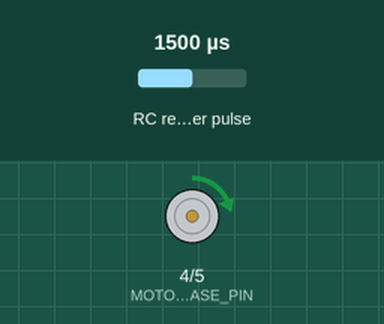
Simulated run of this sketch. Board: Arduino Nano, built with avr-gcc and run on an emulated ATmega328P. On the bench: direction and speed pins drawn as motors (green arrow = direction pin HIGH = forward, orange = LOW = backward, longer = more drive). Wiring (inferred from the names in the program): RC receiver channel: data pin 2. The test bench sets the inputs (shaded band); at power-on: RC receiver pulse 1500 µs.

Above: at 1.2 s.
1.3 s: RC receiver pulse (sensor on pin 2) set to 1750 µs
At 3.8 s:
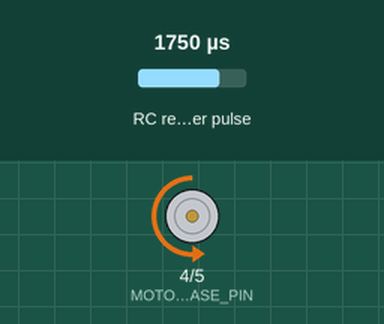
4.3 s: RC receiver pulse (sensor on pin 2) set to 1250 µs
7.3 s: RC receiver pulse (sensor on pin 2) set to 1020 µs
At 8.9 s:
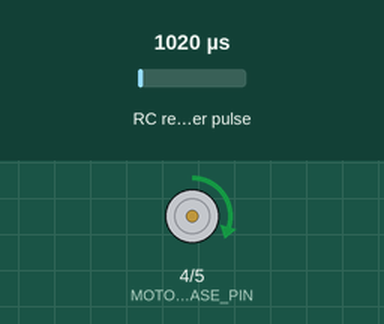
10.3 s: RC receiver pulse (sensor on pin 2) set to 1980 µs
At 10.8 s:
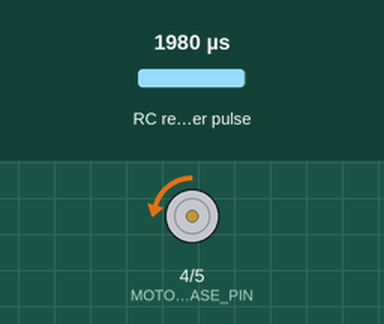
11.8 s: RC receiver pulse (sensor on pin 2) set to 1918 µs
At 13.0 s:
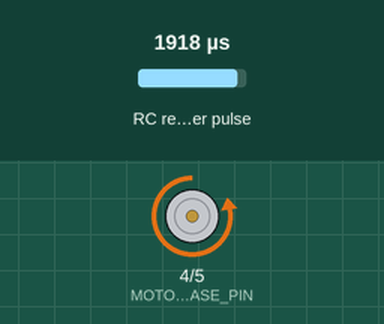
14.8 s: RC receiver pulse (sensor on pin 2) set to 1500 µs
Timing chart, 0 to 20.0 s (numbered marks = the images above; inputs shaded):
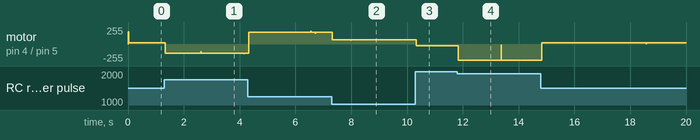

The sketch:

Trike.ino
```cpp
//Code for Remote Control Trike
//Using DRV8835 Motor Controller with Arduino Nano 328P
//Using Phase/Enable Mode
//Enable Pin is


//DRV8835 Device Info, https://www.pololu.com/product/2135/pictures
//Arduino Nano Pins http://christianto.tjahyadi.com/wp-content/uploads/2014/11/nano.jpg
//Arduino interrupt driven PWM reading from http://www.camelsoftware.com/2015/12/25/reading-pwm-signals-from-an-rc-receiver-with-arduino/

//This works while Nano is connected to a computer.
//Once on Battery power, turning the servo causes the motor to stop.
//It only stops if the servo is connected.
//Check the output voltage of the 7805 when the servo turns.
//The onboard LED flashes when the servo is moved, making me think that the board is not getting enough power.


#define THROTTLE_PIN 2
#define MOTORPHASE_PIN 4
#define MOTORPWM_PIN 5
#define DEADSPOT 10

volatile unsigned long timer_start;
volatile int last_interrupt_time;
volatile int pulse_time;
const int throttle_max = 1928;
const int throttle_min = 1128;
const int signed throttle_rest = 1526 ;

void my_PWM_read(){
  last_interrupt_time = micros();
  if(digitalRead(THROTTLE_PIN) == HIGH){
    timer_start = micros();
  }else{
    if(timer_start != 0){
      pulse_time = ((volatile int)micros() - timer_start);
      timer_start = 0;
    }
  }

}


void setup(){
  pinMode(THROTTLE_PIN, INPUT);
  pinMode(MOTORPHASE_PIN, OUTPUT);
  pinMode(MOTORPWM_PIN, OUTPUT);
  //Interrupt 0 is on Pin 2
  //Interrupt 1 is on Pin 3
  attachInterrupt(0, my_PWM_read, CHANGE);
  Serial.begin(9600);
//  for (int count=0 ; count<8 ; count++){
//    throttle_rest += pulseIn(THROTTLE_PIN, HIGH);
//  }
//  throttle_rest = throttle_rest/8;
}


void loop(){
  int signed throttle = map(pulse_time, throttle_min, throttle_max, -250, 250);

  //create deadspot threshold
  if(abs(throttle)>DEADSPOT){
    //Move forward or backward
    pinMode(MOTORPHASE_PIN, OUTPUT);
    if(throttle>0){
      //Forwards
      digitalWrite(MOTORPHASE_PIN, LOW);
    }else{
      //Backwards
      digitalWrite(MOTORPHASE_PIN, HIGH);
    }
    analogWrite(MOTORPWM_PIN, abs(throttle));
  }else{
    //Brake
    pinMode(MOTORPHASE_PIN, INPUT);
    analogWrite(MOTORPWM_PIN, 0);
  }
  //  throttle_in = pulseIn(THROTTLE_PIN, HIGH,25000);
//  Serial.print("Pulse_time: ");
//  Serial.print(pulse_time);
//  Serial.print(", throttle_min: ");
//  Serial.print(throttle_min);
//  Serial.print(", throttle_rest: ");
//  Serial.print(throttle_rest);
//  Serial.print(", throttle_max: ");
//  Serial.print(throttle_max);
//  Serial.print(", throttle: ");
//  Serial.print(throttle);
//  Serial.print("\n");
  delay(10);


}
```

Measured:
- after the input at 7.3 s, motor on pin 4 (MOTORPHASE_PIN) / pin 5 (MOTORPWM_PIN): forward 173/255 → forward 61/255 at once
- after the input at 10.3 s, motor on pin 4 (MOTORPHASE_PIN) / pin 5 (MOTORPWM_PIN): forward 61/255 → backward 26/255 at once
- after the input at 11.8 s, motor on pin 4 (MOTORPHASE_PIN) / pin 5 (MOTORPWM_PIN): backward 26/255 → backward 245/255 at once
